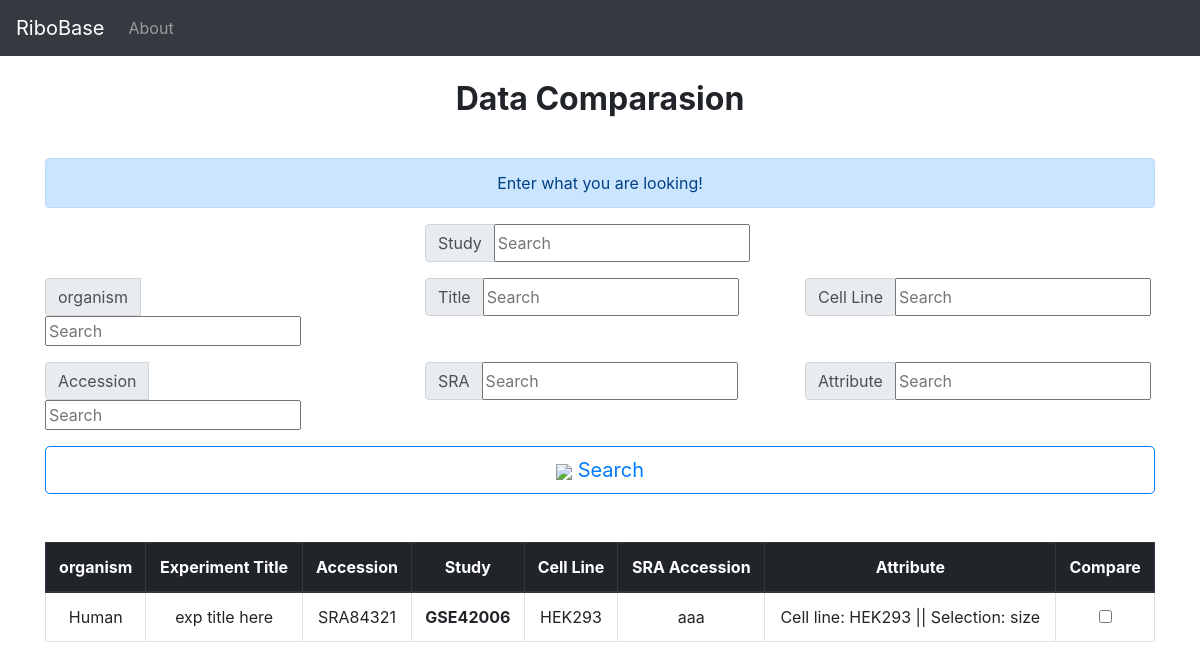
/Comparasion/, run on the app's committed database.
### project/models.py (models this page shows, shortened)
class Experiment(models.Model):
    study = models.ForeignKey('Study',blank = False,on_delete = models.CASCADE,related_name="experiment")
    experiment_alias = models.CharField(max_length = 200,unique = True,blank = False)
    experiment_accession = models.CharField(max_length = 200,unique = True,blank = False)
    experiment_title = models.CharField(max_length = 200,blank = False)
    study_name = models.CharField(max_length = 200,blank = False)
    design_description = models.TextField(max_length = 200,blank = True)
    sample_accession = models.CharField(max_length = 200,blank = True)
    sample_attribute = models.TextField(max_length = 200,blank = True)
    library_strategy = models.CharField(max_length = 200,blank = True)
    library_layout = models.CharField(max_length = 200,blank = True)
    library_construction_protocol = models.TextField(max_length = 200,blank = True)
    platform = models.CharField(max_length = 200,blank = False)
    platform_parameters = models.CharField(max_length = 200,blank = False)
    xref_link = models.CharField(max_length = 200,blank = False)
    experiment_attribute = models.CharField(max_length = 200,blank = False)
    submission_accession = models.CharField(max_length = 200,blank = False)
    sradb_updated = models.CharField(max_length = 200,blank = False)
    organism = models.CharField(max_length = 200,blank = False)
    cell_line = models.CharField(max_length = 200,blank = False)
    experiment_file = models.FileField(blank = True,null = True)
    create_date = models.DateTimeField(auto_now_add = True)

class Study(models.Model):
    geo_accession = models.CharField( max_length = 50,unique = True,blank = False)
    study_accession = models.CharField(max_length = 50,unique = True,blank = False)
    study_title = models.CharField(max_length = 200,unique = False,blank = True)
    study_type = models.CharField(max_length = 100,unique = False,blank = True)
    study_abstract = models.TextField(blank = True)
    study_description = models.CharField(max_length = 200,unique = False,blank = True)
    xref_link = models.CharField(max_length = 200,unique = False,blank = True)
    submission_accession = models.CharField(max_length = 50,unique = False,blank = True)
    sradb_updated = models.CharField(max_length = 200,unique = False,blank = True)
    create_date = models.DateTimeField(auto_now_add = True)
    def __str__(self):
        return self.geo_accession

### project/views.py (the view)
# urls.py: path('Comparasion/',views.Comparasion,name="Comparasion"),
def Comparasion(request):
    keyword_Organism = request.GET.get("keyword_organism")
    keyword_Study = request.GET.get("keyword_study")
    keyword_Cell_line = request.GET.get("keyword_cell_line")
    keyword_Title = request.GET.get("keyword_experiment_title")
    keyword_Accession = request.GET.get("keyword_experiment_accession")
    keyword_sra = request.GET.get("keyword_sample_accession")
    keyword_Attribute = request.GET.get("keyword_experiment_attribute")
    if keyword_Organism:
        experiments = Experiment.objects.filter(organism__contains=keyword_Organism)
        return render(request,"Comparasion.html",{"experiments":experiments})
    if keyword_Study:
        study = Study.objects.get(geo_accession=keyword_Study)
        experiments = Experiment.objects.filter(study__geo_accession = study.geo_accession)
        return render(request,"Comparasion.html",{"experiments":experiments})
    if keyword_Cell_line:
        experiments = Experiment.objects.filter(cell_line__contains=keyword_Cell_line)
        return render(request,"Comparasion.html",{"experiments":experiments})
    if keyword_Title:
        experiments = Experiment.objects.filter(experiment_title__contains=keyword_Title)
        return render(request,"Comparasion.html",{"experiments":experiments})
    if keyword_Accession:
        experiments = Experiment.objects.filter(experiment_accession__contains=keyword_Accession)
        return render(request,"Comparasion.html",{"experiments":experiments})
    if keyword_sra:
        experiments = Experiment.objects.filter(sample_accession__contains=keyword_sra)
        return render(request,"Comparasion.html",{"experiments":experiments})
    if keyword_Attribute:
        experiments = Experiment.objects.filter(experiment_attribute__contains=keyword_Attribute)
        return render(request,"Comparasion.html",{"experiments":experiments})
    experiments = Experiment.objects.all()
    return render(request,"Comparasion.html",{"experiments":experiments})

### templates/Comparasion.html (shortened to what this page needs)
{% extends "layout.html" %}
{% block body %}
<br>
<h2><center><p class="font-weight-bold">Data Comparasion</p></center></h2>
<br>
<div class="alert alert-primary" role="alert">
  <center>Enter what you are looking!</center>
</div>
<form>
<div class="row">
  <div class="col-md-8 offset-md-4">
    <div class="input-group mb-3">
      <div class="input-group-prepend">
        <span class="input-group-text" id="inputGroup-sizing-default">Study</span>
      </div>
      <input type="text" name = "keyword_study" class="form-sm" placeholder="Search">
    </div>
  </div>
</div>
<div class="row">
  <div class="col-6 col-md-4">
    <div class="input-group mb-3">
      <div class="input-group-prepend">
        <span class="input-group-text" id="inputGroup-sizing-default">organism</span>
      </div>
      <input type="text" name = "keyword_organism" class="form-sm" placeholder="Search">
    </div>
  </div>
  <div class="col-6 col-md-4">
    <div class="input-group mb-3">
      <div class="input-group-prepend">
        <span class="input-group-text" id="inputGroup-sizing-default">Title</span>
      </div>
      <input type="text" name = "keyword_experiment_title" class="form-sm" placeholder="Search">
    </div>
  </div>
  <div class="col-6 col-md-4">
    <div class="input-group mb-3">
      <div class="input-group-prepend">
        <span class="input-group-text" id="inputGroup-sizing-default">Cell Line</span>
      </div>
      <input type="text" name = "keyword_cell_line" class="form-sm" placeholder="Search">
    </div>
  </div>
</div>
<div class="row">
  <div class="col-6 col-md-4">
    <div class="input-group mb-3">
      <div class="input-group-prepend">
        <span class="input-group-text" id="inputGroup-sizing-default">Accession</span>
      </div>
      <input type="text" name = "keyword_experiment_accession" class="form-sm" placeholder="Search">
    </div>
  </div>
  <div class="col-6 col-md-4">
    <div class="input-group mb-3">
      <div class="input-group-prepend">
        <span class="input-group-text" id="inputGroup-sizing-default">SRA</span>
      </div>
      <input type="text" name = "keyword_sample_accession" class="form-sm" placeholder="Search">
    </div>
  </div>
  <div class="col-6 col-md-4">
    <div class="input-group mb-3">
      <div class="input-group-prepend">
        <span class="input-group-text" id="inputGroup-sizing-default">Attribute</span>
      </div>
      <input type="text" name = "keyword_experiment_attribute" class="form-sm" placeholder="Search">
    </div>
  </div>
</div>
<button type = "submit" class="btn btn-outline-primary btn-lg btn-block"><img src="https://img.icons8.com/material-sharp/24/000000/search.png">  Search</button>
</form>
  <br><br>
  <table class="table table-bordered table-hover">
    <thead class="thead-dark">
      <tr>
        <th scope="col"><center>organism</center></th>
        <th scope="col"><center>Experiment Title</center></th>
        <th scope="col"><center>Accession</center></th>
        <th scope="col"><center>Study</center></th>
        <th scope="col"><center>Cell Line</center></th>
        <th scope="col"><center>SRA Accession</center></th>
        <th scope="col"><center>Attribute</center></th>
        <th scope="col"><center>Compare</center></th>
      </tr>
    </thead>
    <tbody>
    {% for experiment in experiments %}
    <tr>
      <td><center>{{experiment.organism}}</center></td>
      <td><center>{{experiment.experiment_title}}</center></td>
      <td><center>{{experiment.experiment_accession}}</center></td>
      <th><center>{{ experiment.study}}</center></th>
      <td><center>{{experiment.cell_line}}</center></td>
      <td><center>{{experiment.sample_accession}}</center></td>
      <td><center>{{experiment.experiment_attribute}}</center></td>
            <td><center>
                <div class="form-check">
                <input class="form-check-input position-static" type="checkbox" id="blankCheckbox" value="option1" aria-label="...">
              </div>
            </center></td>
        </tr>
      {% endfor %}
    </tbody>
  </table>
  <br><br><br><br><br>
{% endblock body %}

### data on the page
Experiment: organism "Human", experiment_title "exp title here", experiment_accession "SRA84321", study "GSE42006", cell_line "HEK293", sample_accession "aaa", experiment_attribute "Cell line: HEK293 || Selection: size"
